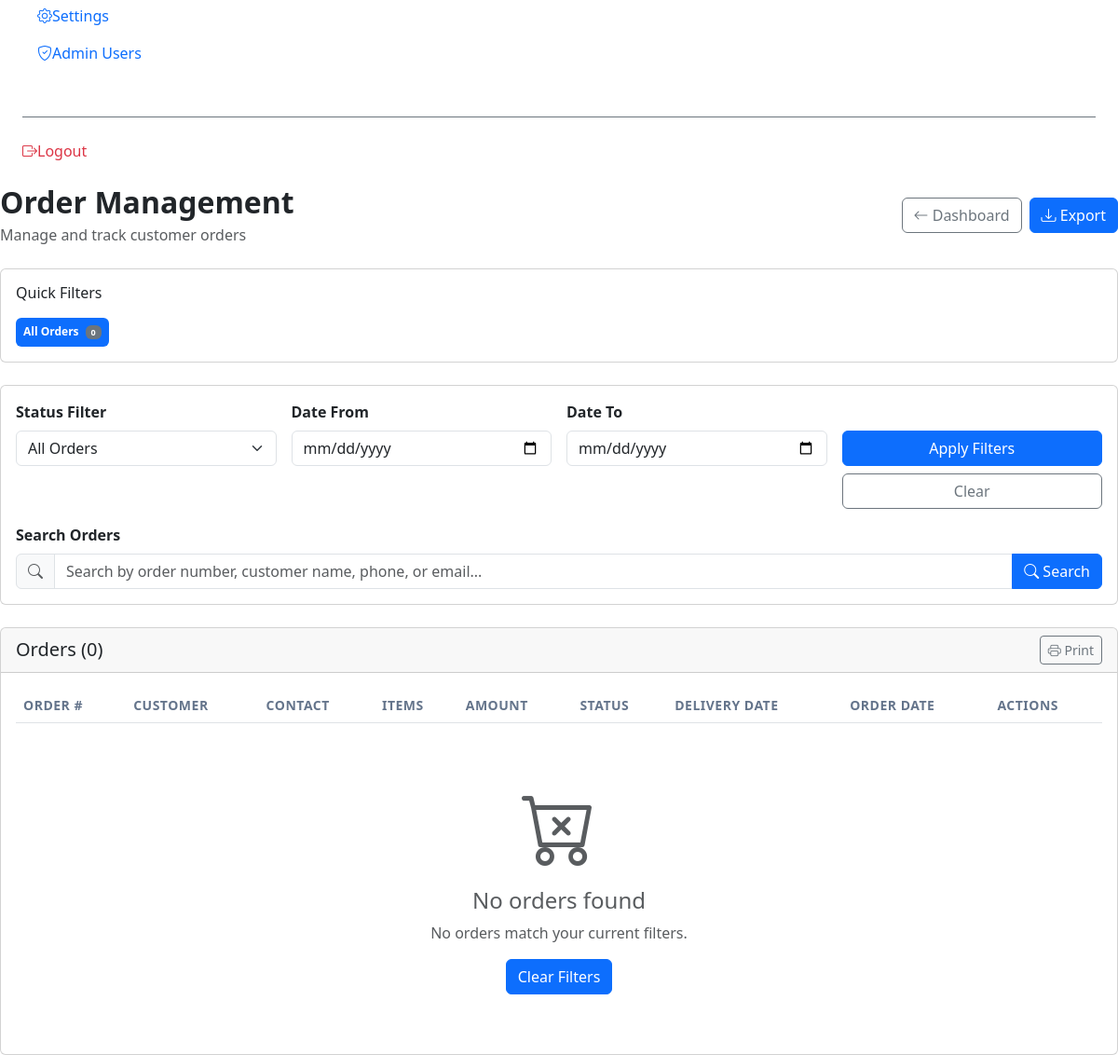
The page /admin/orders.php (signed in, lower part) on the database as committed earlier.
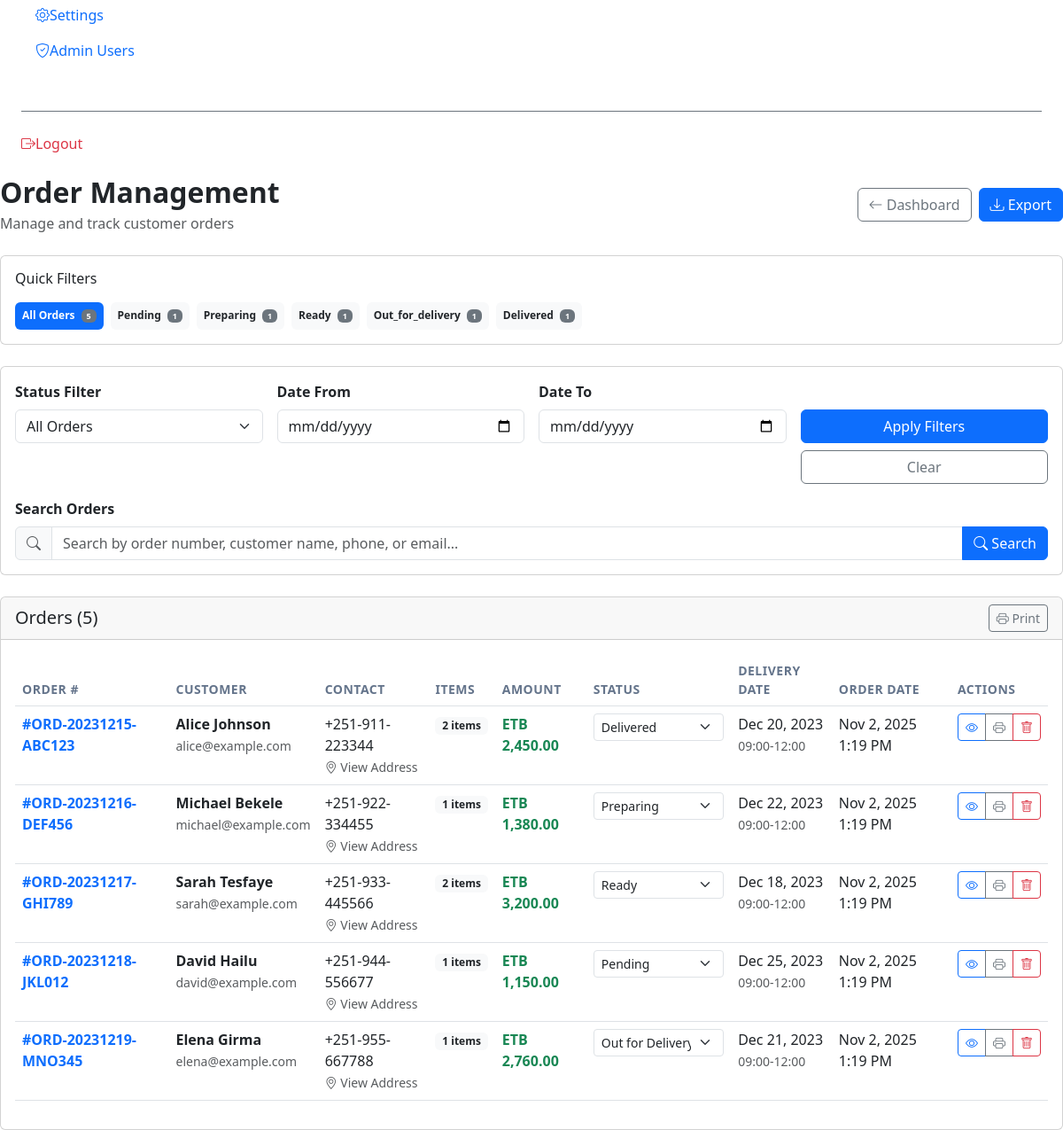
The same page on the database as committed later.
### tables this page shows
CREATE TABLE orders (
    id INT PRIMARY KEY AUTO_INCREMENT,
    order_number VARCHAR(255) UNIQUE NOT NULL,
    customer_name VARCHAR(255) NOT NULL,
    customer_phone VARCHAR(255) NOT NULL,
    customer_email VARCHAR(255) NOT NULL,
    delivery_address TEXT NOT NULL,
    delivery_date DATE NOT NULL,
    total_amount DECIMAL(10,2) NOT NULL,
    delivery_time VARCHAR(50) DEFAULT '09:00-12:00',
    special_instructions TEXT,
    status ENUM('pending', 'confirmed', 'preparing', 'ready', 'out_for_delivery', 'delivered', 'cancelled') DEFAULT 'pending',
    payment_status ENUM('pending', 'paid', 'failed', 'refunded', 'cancelled') DEFAULT 'pending',
    payment_method VARCHAR(50) DEFAULT 'cash',
    payment_notes TEXT,
    refund_amount DECIMAL(10,2) DEFAULT 0,
    refund_reason TEXT,
    created_at TIMESTAMP DEFAULT CURRENT_TIMESTAMP,
    updated_at TIMESTAMP DEFAULT CURRENT_TIMESTAMP ON UPDATE CURRENT_TIMESTAMP
);

### admin/orders.php (the view, shortened to what the changed rows need)
<?php
require_once 'config.php';
$status_filter = $_GET['status'] ?? 'all';
$query = "SELECT o.*, COUNT(oi.id) as item_count FROM orders o
          LEFT JOIN order_items oi ON o.id = oi.order_id
          WHERE 1=1";
$query .= " GROUP BY o.id ORDER BY o.created_at DESC";
$stmt = $conn->prepare($query);
$stmt->execute();
$orders = $stmt->get_result()->fetch_all(MYSQLI_ASSOC);
$status_counts = $conn->query("
    SELECT status, COUNT(*) as count
    FROM orders
    GROUP BY status
")->fetch_all(MYSQLI_ASSOC);
$status_count_map = [];
foreach ($status_counts as $status_count) {
    $status_count_map[$status_count['status']] = $status_count['count'];
}
?>
<!DOCTYPE html>
<html lang="en">
<head>
    <link href="https://cdn.jsdelivr.net/npm/bootstrap@5.3.0/dist/css/bootstrap.min.css" rel="stylesheet">
    <link href="https://cdn.jsdelivr.net/npm/bootstrap-icons@1.10.0/font/bootstrap-icons.css" rel="stylesheet">
</head>
<body>
    <div class="main-content" id="mainContent">
        <div class="d-flex justify-content-between align-items-center mb-4">
            <div>
                <h2 class="fw-bold mb-1">Order Management</h2>
            </div>
        </div>
        <div class="card mb-4">
            <div class="card-body">
                <div class="d-flex flex-wrap gap-2">
                    <a href="orders.php" class="badge filter-badge <?= $status_filter === 'all' ? 'bg-primary' : 'bg-light text-dark' ?> text-decoration-none p-2">
                        All Orders <span class="badge bg-secondary ms-1"><?= array_sum($status_count_map) ?></span>
                    </a>
                    <?php foreach ($status_count_map as $status => $count): ?>
                    <a href="orders.php?status=<?= $status ?>"
                       class="badge filter-badge <?= $status_filter === $status ? 'bg-primary' : 'bg-light text-dark' ?> text-decoration-none p-2">
                        <?= ucfirst($status) ?> <span class="badge bg-secondary ms-1"><?= $count ?></span>
                    </a>
                    <?php endforeach; ?>
                </div>
            </div>
        </div>
        <div class="card">
            <div class="card-header d-flex justify-content-between align-items-center">
                <h5 class="mb-0">Orders (<?= count($orders) ?>)</h5>
                <div class="d-flex gap-2">
                    <button class="btn btn-sm btn-outline-secondary" onclick="window.print()">
                    </button>
                </div>
            </div>
            <div class="card-body">
                <div class="table-responsive">
                    <table class="table table-hover">
                        <thead>
                            <tr>
                                <th>Order #</th>
                                <th>Customer</th>
                                <th>Contact</th>
                                <th>Items</th>
                                <th>Amount</th>
                                <th>Status</th>
                                <th>Delivery Date</th>
                                <th>Order Date</th>
                                <th>Actions</th>
                            </tr>
                        </thead>
                        <tbody>
                            <?php foreach ($orders as $order): ?>
                            <tr class="order-row">
                                <td>
                                    <strong class="text-primary">#<?= $order['order_number'] ?></strong>
                                </td>
                                <td>
                                    <div class="fw-semibold"><?= htmlspecialchars($order['customer_name']) ?></div>
                                    <small class="text-muted"><?= htmlspecialchars($order['customer_email']) ?></small>
                                </td>
                                <td>
                                    <?= htmlspecialchars($order['customer_phone']) ?>
                                    <?php if ($order['delivery_address']): ?>
                                    <br><small class="text-muted" title="<?= htmlspecialchars($order['delivery_address']) ?>">
                                        <i class="bi bi-geo-alt"></i> View Address
                                    </small>
                                    <?php endif; ?>
                                </td>
                                <td>
                                    <span class="badge bg-light text-dark"><?= $order['item_count'] ?> items</span>
                                </td>
                                <td class="fw-bold text-success">ETB <?= number_format($order['total_amount'], 2) ?></td>
                                <td>
                                    <form method="POST" class="d-inline">
                                        <select name="status" class="form-select form-select-sm" onchange="this.form.submit()"
                                                style="min-width: 140px;">
                                            <option value="pending" <?= $order['status'] === 'pending' ? 'selected' : '' ?>>Pending</option>
                                            <option value="preparing" <?= $order['status'] === 'preparing' ? 'selected' : '' ?>>Preparing</option>
                                            <option value="ready" <?= $order['status'] === 'ready' ? 'selected' : '' ?>>Ready</option>
                                            <option value="out_for_delivery" <?= $order['status'] === 'out_for_delivery' ? 'selected' : '' ?>>Out for Delivery</option>
                                            <option value="delivered" <?= $order['status'] === 'delivered' ? 'selected' : '' ?>>Delivered</option>
                                        </select>
                                    </form>
                                </td>
                                <td>
                                    <?php if ($order['delivery_date']): ?>
                                        <?= date('M j, Y', strtotime($order['delivery_date'])) ?>
                                        <?php if ($order['delivery_time']): ?>
                                            <br><small class="text-muted"><?= $order['delivery_time'] ?></small>
                                        <?php endif; ?>
                                    <?php else: ?>
                                        <span class="text-muted">Not set</span>
                                    <?php endif; ?>
                                </td>
                                <td><?= date('M j, Y g:i A', strtotime($order['created_at'])) ?></td>
                                <td>
                                    <div class="btn-group btn-group-sm">
                                        <a href="order-details.php?id=<?= $order['id'] ?>" class="btn btn-outline-primary" title="View Details">
                                            <i class="bi bi-eye"></i>
                                        </a>
                                        <a href="order-print.php?id=<?= $order['id'] ?>" class="btn btn-outline-secondary" title="Print" target="_blank">
                                            <i class="bi bi-printer"></i>
                                        </a>
                                        <a href="?delete_id=<?= $order['id'] ?>"
                                           class="btn btn-outline-danger"
                                           title="Delete"
                                           onclick="return confirm('Are you sure you want to delete order #<?= $order['order_number'] ?>? This action cannot be undone.')">
                                            <i class="bi bi-trash"></i>
                                        </a>
                                    </div>
                                </td>
                            </tr>
                            <?php endforeach; ?>
                        </tbody>
                    </table>
                </div>
                <?php if (empty($orders)): ?>
                <div class="text-center py-5">
                    <i class="bi bi-cart-x display-1 text-muted"></i>
                    <h4 class="mt-3 text-muted">No orders found</h4>
                    <p class="text-muted">No orders match your current filters.</p>
                    <a href="orders.php" class="btn btn-primary">Clear Filters</a>
                </div>
                <?php endif; ?>
            </div>
        </div>
    </div>
</body>
</html>

Rows that differ between the two databases and show on the page:
added orders: order_number "ORD-20231215-ABC123", customer_name "Alice Johnson", customer_email "alice@example.com", customer_phone "+251-911-223344", item_count "2", total_amount "2,450.00", status "Delivered", delivery_date "Dec 20, 2023", delivery_time "09:00-12:00", created_at "Nov 2, 2025 1:19 PM"
added orders: order_number "ORD-20231216-DEF456", customer_name "Michael Bekele", customer_email "michael@example.com", customer_phone "+251-922-334455", item_count "1", total_amount "1,380.00", status "Preparing", delivery_date "Dec 22, 2023", delivery_time "09:00-12:00", created_at "Nov 2, 2025 1:19 PM"
added orders: order_number "ORD-20231217-GHI789", customer_name "Sarah Tesfaye", customer_email "sarah@example.com", customer_phone "+251-933-445566", item_count "2", total_amount "3,200.00", status "Ready", delivery_date "Dec 18, 2023", delivery_time "09:00-12:00", created_at "Nov 2, 2025 1:19 PM"
added orders: order_number "ORD-20231218-JKL012", customer_name "David Hailu", customer_email "david@example.com", customer_phone "+251-944-556677", item_count "1", total_amount "1,150.00", status "Pending", delivery_date "Dec 25, 2023", delivery_time "09:00-12:00", created_at "Nov 2, 2025 1:19 PM"
added orders: order_number "ORD-20231219-MNO345", customer_name "Elena Girma", customer_email "elena@example.com", customer_phone "+251-955-667788", item_count "1", total_amount "2,760.00", status "Out for Delivery", delivery_date "Dec 21, 2023", delivery_time "09:00-12:00", created_at "Nov 2, 2025 1:19 PM"
Other text that changed with them:
array_sum($status_count_map): "0" → "5"
count($orders): "0" → "5"
new list line: "Pending 1"
new list line: "Preparing 1"
new list line: "Ready 1"
new list line: "Out_for_delivery 1"
new list line: "Delivered 1"
text no longer shown: "No orders found No orders match your current filters. Clear Filters"
